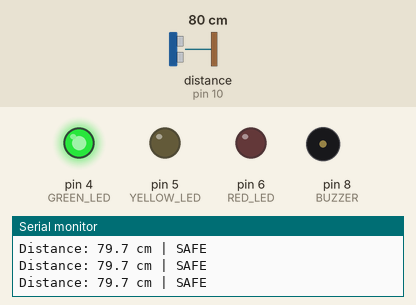
Recording of a sketch running on a simulated Arduino Uno, built with avr-gcc and run on an emulated ATmega328P. Parts: output pins drawn as LEDs (lit = HIGH), buzzer (waves = sounding), the last lines printed to the serial monitor. Wiring (inferred from the names in the program): ultrasonic range finder: trigger pin 9; echo pin 10. The inputs (shaded band) are chosen by the test bench; at power-on: distance to the obstacle (sensor on pin 10) 80 cm. The echo pulse lasts 58.3 µs per cm; pins used as bus, display or sensor lines are not drawn.

Above: at 1.2 s.
1.3 s: distance to the obstacle (sensor on pin 10) set to 56 cm
2.8 s: distance to the obstacle (sensor on pin 10) set to 47 cm
At 3.4 s:
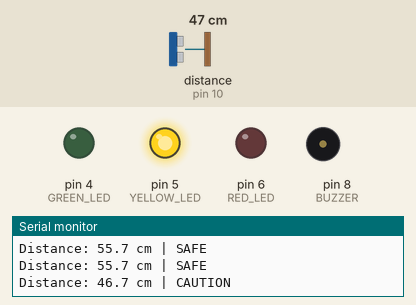
5.8 s: distance to the obstacle (sensor on pin 10) set to 22 cm
8.8 s: distance to the obstacle (sensor on pin 10) set to 19 cm
At 9.45 s:
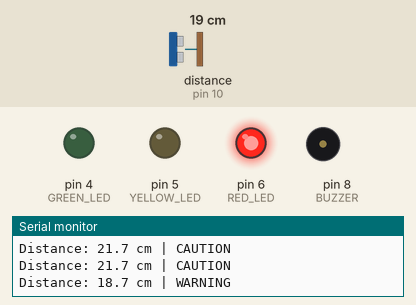
11.8 s: distance to the obstacle (sensor on pin 10) set to 35 cm
At 12.04 s:
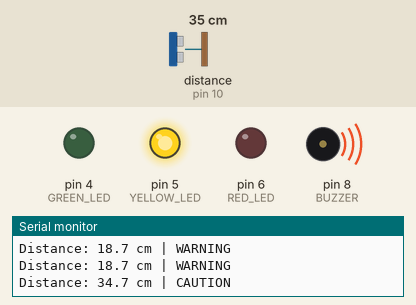
14.8 s: distance to the obstacle (sensor on pin 10) set to 18 cm
At 15.39 s:
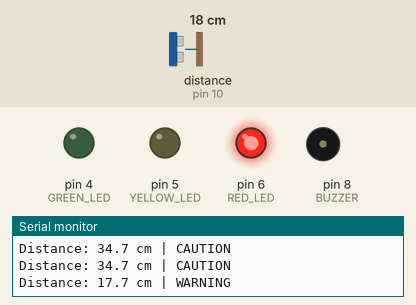
Timing chart, 0 to 18.8 s (numbered marks = the images above; inputs shaded):
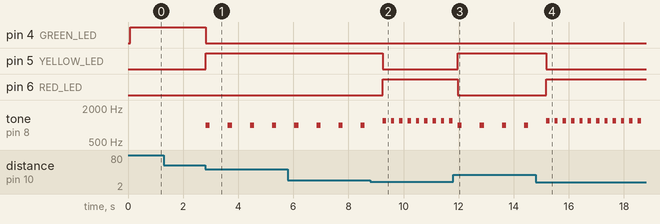

The sketch:

Parking_Distance_Alert.ino
```cpp
/*
 * ALPHA DIGITRONIX SOLUTIONS
 * ADS Arduino Inventor Kit
 *
 * PROJECT 18: PARKING DISTANCE ALERT
 *
 * HC-SR04:
 * TRIG -> D9
 * ECHO -> D10
 *
 * LEDs:
 * GREEN  -> D4
 * YELLOW -> D5
 * RED    -> D6
 *
 * BUZZER -> D8
 */

#define TRIG_PIN 9
#define ECHO_PIN 10

#define GREEN_LED 4
#define YELLOW_LED 5
#define RED_LED 6

#define BUZZER 8

float getDistance() {

  digitalWrite(TRIG_PIN, LOW);
  delayMicroseconds(2);

  digitalWrite(TRIG_PIN, HIGH);
  delayMicroseconds(10);
  digitalWrite(TRIG_PIN, LOW);

  unsigned long duration =
      pulseIn(ECHO_PIN, HIGH, 30000);

  if (duration == 0) {
    return -1;
  }

  return duration * 0.0343 / 2.0;
}

void allLEDsOff() {
  digitalWrite(GREEN_LED, LOW);
  digitalWrite(YELLOW_LED, LOW);
  digitalWrite(RED_LED, LOW);
}

void setup() {

  pinMode(TRIG_PIN, OUTPUT);
  pinMode(ECHO_PIN, INPUT);

  pinMode(GREEN_LED, OUTPUT);
  pinMode(YELLOW_LED, OUTPUT);
  pinMode(RED_LED, OUTPUT);

  pinMode(BUZZER, OUTPUT);

  Serial.begin(9600);

  Serial.println("--------------------------------");
  Serial.println("ALPHADIGITRONIX SOLUTIONS");
  Serial.println("PARKING DISTANCE ALERT");
  Serial.println("--------------------------------");
}

void loop() {

  float distance = getDistance();

  if (distance < 0) {

    allLEDsOff();
    noTone(BUZZER);

    Serial.println("Object out of range");

    delay(300);
    return;
  }

  Serial.print("Distance: ");
  Serial.print(distance, 1);
  Serial.print(" cm | ");

  allLEDsOff();

  // SAFE
  if (distance > 50) {

    digitalWrite(GREEN_LED, HIGH);
    noTone(BUZZER);

    Serial.println("SAFE");

    delay(300);
  }

  // CAUTION
  else if (distance > 20) {

    digitalWrite(YELLOW_LED, HIGH);

    Serial.println("CAUTION");

    tone(BUZZER, 1000);
    delay(150);
    noTone(BUZZER);
    delay(650);
  }

  // WARNING
  else if (distance >= 10) {

    digitalWrite(RED_LED, HIGH);

    Serial.println("WARNING");

    tone(BUZZER, 1200);
    delay(120);
    noTone(BUZZER);
    delay(180);
  }

  // STOP
  else {

    digitalWrite(RED_LED, HIGH);

    Serial.println("STOP!");

    tone(BUZZER, 1500);

    delay(100);
  }
}
```

Measured:
- the behaviour switches between 51 and 50 cm on distance to the obstacle (sensor on pin 10) (found by bisection; images 0 and 1)
- the behaviour switches between 21 and 20 cm on distance to the obstacle (sensor on pin 10) (found by bisection; images 1 and 2)
- after the input at 2.8 s, pin 4 (GREEN_LED): HIGH → LOW at once; pin 5 (YELLOW_LED): LOW → HIGH at once; tone on pin 8 (BUZZER): alternates 1000 Hz for 0.15 s and silent for 0.65 s, starting at once
- after the input at 8.8 s, pin 5 (YELLOW_LED): HIGH → LOW after 0.45 s; pin 6 (RED_LED): LOW → HIGH after 0.45 s; tone on pin 8 (BUZZER): alternates 1200 Hz for 0.12 s and silent for 0.18 s, starting after 0.45 s
- after the input at 11.8 s, pin 5 (YELLOW_LED): LOW → HIGH after 0.17 s; pin 6 (RED_LED): HIGH → LOW after 0.17 s; tone on pin 8 (BUZZER): alternates 1000 Hz for 0.15 s and silent for 0.65 s, starting after 0.17 s
- after the input at 14.8 s, pin 5 (YELLOW_LED): HIGH → LOW after 0.38 s; pin 6 (RED_LED): LOW → HIGH after 0.38 s; tone on pin 8 (BUZZER): alternates 1200 Hz for 0.12 s and silent for 0.18 s, starting after 0.38 s
